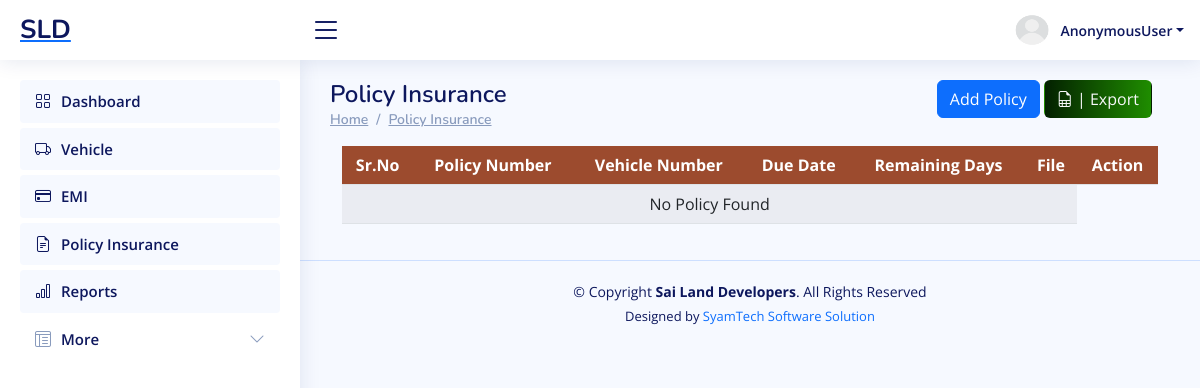
The app's page /finance/policy_list/, older data.
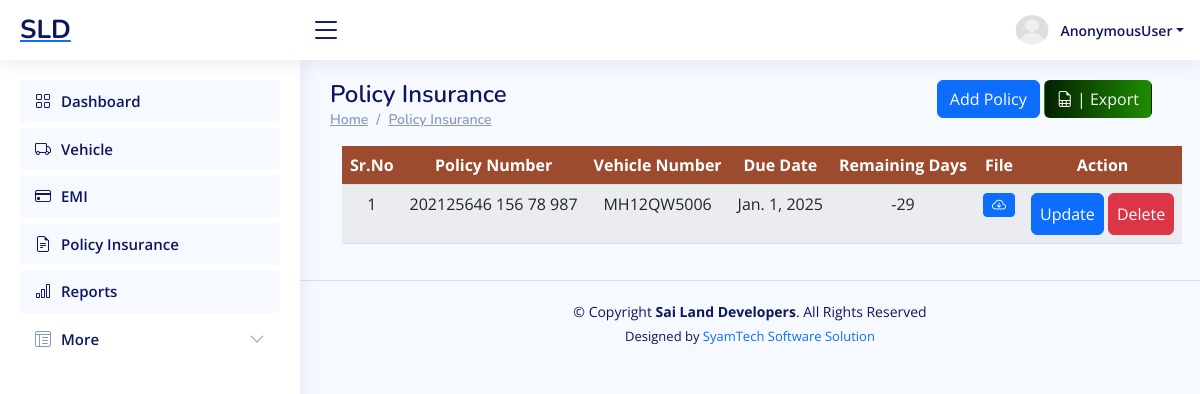
The same page, newer data.
### ERP_Admin/models.py (models this page shows, shortened)
class Policy(models.Model):
    policy_number=models.CharField(max_length=50)
    vehicle = models.ForeignKey(Vehicle, on_delete=models.CASCADE, related_name='policies')
    policy_file = models.FileField(upload_to='policies/' )
    due_date = models.DateField()

class Vehicle(models.Model):
    vehicle_name = models.CharField(max_length=100)
    vehicle_number = models.CharField(max_length=50, unique=True)
    status=models.CharField(max_length=50,default='active',choices=VEHICLE_STATUS)
    def __str__(self):
        return f"{self.vehicle_name} ({self.vehicle_number[:-5]} {self.vehicle_number[-4:]})"

### ERP_Finance/views.py (the view)
# urls.py: path('policy_list/', views.policy_list, name='finance_policy_list'),
def policy_list(request):
    policies = Policy.objects.select_related('vehicle').order_by('due_date')
    policy_data = []
    for policy in policies:
        remaining_days = (policy.due_date - date.today()).days
        policy_data.append({
            'policy': policy,
            'remaining_days': remaining_days,
        })
    form = PolicyForm()
    return render(request, 'finance_policy_list.html', {
        'form': form,
        'policies': policy_data,  # Pass the enriched data
    })

### ERP_Finance/templates/finance_policy_list.html (shortened to what this page needs)
{% extends "finance_base.html" %}
{% load crispy_forms_tags %}
{% block content %}
<main id="main" class="main">
    <div class="row">
        <div class="col-sm-6">
            <div class="pagetitle">
                <h1>Policy Insurance</h1>
                <nav>
                <ol class="breadcrumb">
                    <li class="breadcrumb-item"><a href="#">Home</a></li>
                    <li class="breadcrumb-item"><a href="#">Policy Insurance</a></li>
                </ol>
                </nav>
            </div>
        </div>
        <div class="col-sm-6">
            <div class="container" style="max-width:97%;">
                <div class="text-lg-end text-start">
                    <a href="#" class="btn btn-primary" data-toggle="modal" data-target="#model_create_policy"> Add Policy </a>
                    <a href="{% url "export_policy_data" %}" class="btn text-light"  style="background: linear-gradient(90deg, rgb(3, 32, 0) 0%,   rgb(31, 141, 0) 100%);"><i class="bi bi-file-earmark-spreadsheet"></i> | Export</a>
                </div>
            </div>
        </div>
    </div>
    <div class="container">
      <table id="policy_table" class="table table-striped" style="overflow: scroll; width: 100%; min-width: max-content" >
        <thead>
          <tr style="background: #9c4b2e">
            <th scope="col" class="text-center text-white">Sr.No</th>
            <th scope="col" class="text-center text-white">Policy Number</th>
            <th scope="col" class="text-center text-white">Vehicle Number</th>
            <th scope="col" class="text-center text-white">Due Date</th>
            <th scope="col" class="text-center text-white">Remaining Days</th>
            <th scope="col" class="text-center text-white">File</th>
            <th scope="col" class="text-center text-white">Action</th>
          </tr>
        </thead>
        <tbody>
          {% if policies %} {% for r in policies %}
          <tr>
            <td class="text-center">{{ forloop.counter }}</td>
            <td class="text-center">{{ r.policy.policy_number }}</td>
            <td class="text-center">{{ r.policy.vehicle.vehicle_number }}</td>
            <td class="text-center">{{ r.policy.due_date }}</td>
            <td class="text-center">{{ r.remaining_days }}</td>
            <td class="text-center">
                {% if r.policy.policy_file %}
                  <a href="{{ r.policy.policy_file.url }}" target="_blank" class="btn btn-sm btn-primary"> <i class="bi bi-cloud-arrow-down"></i></a>
                {% else %}
                ---
                {% endif %}
            </td>
            <td>
              <center>
                <a href="javascript:void(0);" data-url="{% url 'finance_update_policy' r.policy.id %}" class="btn btn-primary px-2 py-2" onclick="mini_window_2(this)">Update</a>
                <a href="{% url 'finance_delete_policy' r.policy.id %}" class="btn btn-danger px-2 py-2" onclick="confirmDelete(this); return false;">Delete</a>
              </center>
            </td>
          </tr>
          {% endfor %} {% else %}
          <tr>
            <td colspan="6" class="text-center">No Policy Found</td>
          </tr>
          {% endif %}
        </tbody>
      </table>
    </div>
</main>
{% endblock content %}

Row changes from the older to the newer data that the page shows:
added Policy: policy.policy_number "202125646 156 78 987", policy.vehicle.vehicle_number "MH12QW5006", policy.due_date "Jan. 1, 2025", remaining_days "-29"
Text that changed along with them:
text no longer shown: "No Policy Found"
